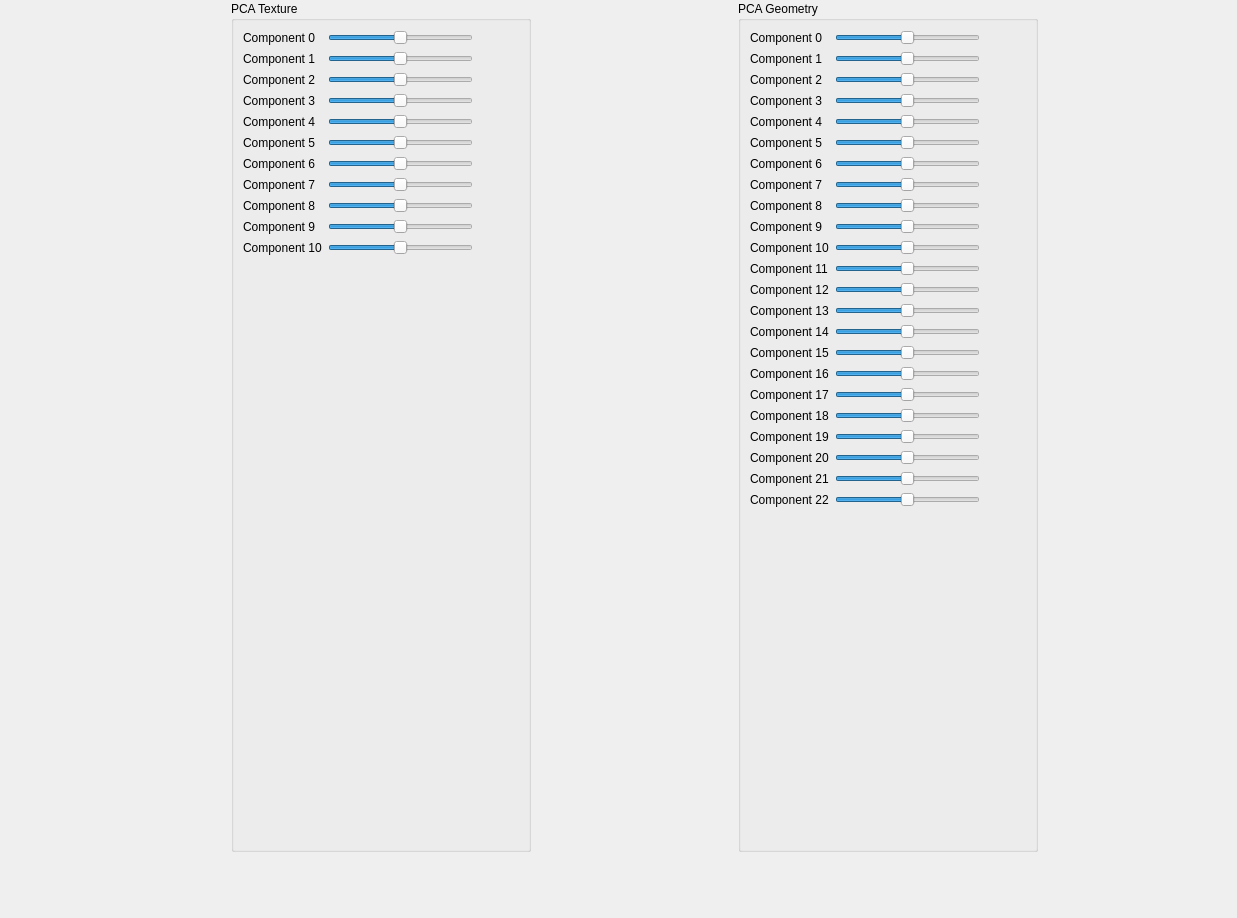
<?xml version="1.0" encoding="UTF-8"?>
<ui version="4.0">
 <class>Ui_Form</class>
 <widget class="QWidget" name="Ui_Form">
  <property name="geometry">
   <rect>
    <x>0</x>
    <y>0</y>
    <width>1237</width>
    <height>918</height>
   </rect>
  </property>
  <property name="windowTitle">
   <string>Form</string>
  </property>
  <widget class="QWidget" name="horizontalLayoutWidget">
   <property name="geometry">
    <rect>
     <x>30</x>
     <y>1</y>
     <width>1211</width>
     <height>851</height>
    </rect>
   </property>
   <layout class="QHBoxLayout" name="horizontalLayout_4">
    <item>
     <widget class="QGroupBox" name="groupBox_3">
      <property name="minimumSize">
       <size>
        <width>300</width>
        <height>0</height>
       </size>
      </property>
      <property name="maximumSize">
       <size>
        <width>300</width>
        <height>16777215</height>
       </size>
      </property>
      <property name="title">
       <string>PCA Texture</string>
      </property>
      <layout class="QGridLayout" name="gridLayout_6">
       <item row="10" column="0">
        <widget class="QLabel" name="label_58">
         <property name="text">
          <string>Component 10</string>
         </property>
        </widget>
       </item>
       <item row="9" column="2">
        <widget class="QLabel" name="lblComp9_4">
         <property name="text">
          <string/>
         </property>
        </widget>
       </item>
       <item row="6" column="1">
        <widget class="QSlider" name="tComp6">
         <property name="minimum">
          <number>-100</number>
         </property>
         <property name="maximum">
          <number>100</number>
         </property>
         <property name="orientation">
          <enum>Qt::Horizontal</enum>
         </property>
        </widget>
       </item>
       <item row="8" column="2">
        <widget class="QLabel" name="lblComp8_4">
         <property name="text">
          <string/>
         </property>
        </widget>
       </item>
       <item row="3" column="0">
        <widget class="QLabel" name="label_59">
         <property name="text">
          <string>Component 3</string>
         </property>
        </widget>
       </item>
       <item row="2" column="1">
        <widget class="QSlider" name="tComp2">
         <property name="minimum">
          <number>-100</number>
         </property>
         <property name="maximum">
          <number>100</number>
         </property>
         <property name="orientation">
          <enum>Qt::Horizontal</enum>
         </property>
        </widget>
       </item>
       <item row="1" column="0">
        <widget class="QLabel" name="label_61">
         <property name="text">
          <string>Component 1</string>
         </property>
        </widget>
       </item>
       <item row="1" column="1">
        <widget class="QSlider" name="tComp1">
         <property name="minimum">
          <number>-100</number>
         </property>
         <property name="maximum">
          <number>100</number>
         </property>
         <property name="orientation">
          <enum>Qt::Horizontal</enum>
         </property>
        </widget>
       </item>
       <item row="3" column="1">
        <widget class="QSlider" name="tComp3">
         <property name="minimum">
          <number>-100</number>
         </property>
         <property name="maximum">
          <number>100</number>
         </property>
         <property name="orientation">
          <enum>Qt::Horizontal</enum>
         </property>
        </widget>
       </item>
       <item row="6" column="0">
        <widget class="QLabel" name="label_60">
         <property name="text">
          <string>Component 6</string>
         </property>
        </widget>
       </item>
       <item row="4" column="1">
        <widget class="QSlider" name="tComp4">
         <property name="minimum">
          <number>-100</number>
         </property>
         <property name="maximum">
          <number>100</number>
         </property>
         <property name="orientation">
          <enum>Qt::Horizontal</enum>
         </property>
        </widget>
       </item>
       <item row="9" column="0">
        <widget class="QLabel" name="label_64">
         <property name="text">
          <string>Component 9</string>
         </property>
        </widget>
       </item>
       <item row="6" column="2">
        <widget class="QLabel" name="lblComp6_4">
         <property name="text">
          <string/>
         </property>
        </widget>
       </item>
       <item row="7" column="1">
        <widget class="QSlider" name="tComp7">
         <property name="minimum">
          <number>-100</number>
         </property>
         <property name="maximum">
          <number>100</number>
         </property>
         <property name="orientation">
          <enum>Qt::Horizontal</enum>
         </property>
        </widget>
       </item>
       <item row="2" column="2">
        <widget class="QLabel" name="lblComp2_4">
         <property name="text">
          <string/>
         </property>
        </widget>
       </item>
       <item row="5" column="1">
        <widget class="QSlider" name="tComp5">
         <property name="minimum">
          <number>-100</number>
         </property>
         <property name="maximum">
          <number>100</number>
         </property>
         <property name="orientation">
          <enum>Qt::Horizontal</enum>
         </property>
        </widget>
       </item>
       <item row="0" column="2">
        <widget class="QLabel" name="lblComp0_4">
         <property name="minimumSize">
          <size>
           <width>40</width>
           <height>0</height>
          </size>
         </property>
         <property name="maximumSize">
          <size>
           <width>40</width>
           <height>16777215</height>
          </size>
         </property>
         <property name="text">
          <string/>
         </property>
        </widget>
       </item>
       <item row="7" column="2">
        <widget class="QLabel" name="lblComp7_4">
         <property name="text">
          <string/>
         </property>
        </widget>
       </item>
       <item row="13" column="0" colspan="3">
        <widget class="QLabel" name="lblInfo_4">
         <property name="text">
          <string/>
         </property>
         <property name="scaledContents">
          <bool>false</bool>
         </property>
         <property name="alignment">
          <set>Qt::AlignLeading|Qt::AlignLeft|Qt::AlignTop</set>
         </property>
         <property name="wordWrap">
          <bool>true</bool>
         </property>
        </widget>
       </item>
       <item row="2" column="0">
        <widget class="QLabel" name="label_62">
         <property name="text">
          <string>Component 2</string>
         </property>
        </widget>
       </item>
       <item row="0" column="0">
        <widget class="QLabel" name="label_63">
         <property name="text">
          <string>Component 0</string>
         </property>
        </widget>
       </item>
       <item row="4" column="2">
        <widget class="QLabel" name="lblComp4_4">
         <property name="text">
          <string/>
         </property>
        </widget>
       </item>
       <item row="14" column="0">
        <spacer name="verticalSpacer_4">
         <property name="orientation">
          <enum>Qt::Vertical</enum>
         </property>
         <property name="sizeHint" stdset="0">
          <size>
           <width>20</width>
           <height>40</height>
          </size>
         </property>
        </spacer>
       </item>
       <item row="8" column="0">
        <widget class="QLabel" name="label_65">
         <property name="text">
          <string>Component 8</string>
         </property>
        </widget>
       </item>
       <item row="7" column="0">
        <widget class="QLabel" name="label_67">
         <property name="text">
          <string>Component 7</string>
         </property>
        </widget>
       </item>
       <item row="9" column="1">
        <widget class="QSlider" name="tComp9">
         <property name="minimum">
          <number>-100</number>
         </property>
         <property name="maximum">
          <number>100</number>
         </property>
         <property name="orientation">
          <enum>Qt::Horizontal</enum>
         </property>
        </widget>
       </item>
       <item row="5" column="2">
        <widget class="QLabel" name="lblComp5_4">
         <property name="text">
          <string/>
         </property>
        </widget>
       </item>
       <item row="1" column="2">
        <widget class="QLabel" name="lblComp1_4">
         <property name="text">
          <string/>
         </property>
        </widget>
       </item>
       <item row="5" column="0">
        <widget class="QLabel" name="label_66">
         <property name="text">
          <string>Component 5</string>
         </property>
        </widget>
       </item>
       <item row="8" column="1">
        <widget class="QSlider" name="tComp8">
         <property name="minimum">
          <number>-100</number>
         </property>
         <property name="maximum">
          <number>100</number>
         </property>
         <property name="orientation">
          <enum>Qt::Horizontal</enum>
         </property>
        </widget>
       </item>
       <item row="4" column="0">
        <widget class="QLabel" name="label_68">
         <property name="text">
          <string>Component 4</string>
         </property>
        </widget>
       </item>
       <item row="0" column="1">
        <widget class="QSlider" name="tComp0">
         <property name="minimum">
          <number>-100</number>
         </property>
         <property name="maximum">
          <number>100</number>
         </property>
         <property name="orientation">
          <enum>Qt::Horizontal</enum>
         </property>
        </widget>
       </item>
       <item row="3" column="2">
        <widget class="QLabel" name="lblComp3_4">
         <property name="text">
          <string/>
         </property>
        </widget>
       </item>
       <item row="10" column="1">
        <widget class="QSlider" name="tComp10">
         <property name="minimum">
          <number>-100</number>
         </property>
         <property name="maximum">
          <number>100</number>
         </property>
         <property name="orientation">
          <enum>Qt::Horizontal</enum>
         </property>
        </widget>
       </item>
      </layout>
     </widget>
    </item>
    <item>
     <widget class="QGroupBox" name="groupBox_2">
      <property name="minimumSize">
       <size>
        <width>300</width>
        <height>0</height>
       </size>
      </property>
      <property name="maximumSize">
       <size>
        <width>300</width>
        <height>16777215</height>
       </size>
      </property>
      <property name="title">
       <string>PCA Geometry</string>
      </property>
      <layout class="QGridLayout" name="gridLayout_5">
       <item row="15" column="0">
        <widget class="QLabel" name="label_35">
         <property name="text">
          <string>Component 15</string>
         </property>
        </widget>
       </item>
       <item row="16" column="0">
        <widget class="QLabel" name="label_36">
         <property name="text">
          <string>Component 16</string>
         </property>
        </widget>
       </item>
       <item row="15" column="1">
        <widget class="QSlider" name="gComp15">
         <property name="minimum">
          <number>-100</number>
         </property>
         <property name="maximum">
          <number>100</number>
         </property>
         <property name="orientation">
          <enum>Qt::Horizontal</enum>
         </property>
        </widget>
       </item>
       <item row="10" column="1">
        <widget class="QSlider" name="gComp10">
         <property name="minimum">
          <number>-100</number>
         </property>
         <property name="maximum">
          <number>100</number>
         </property>
         <property name="orientation">
          <enum>Qt::Horizontal</enum>
         </property>
        </widget>
       </item>
       <item row="19" column="0">
        <widget class="QLabel" name="label_37">
         <property name="text">
          <string>Component 19</string>
         </property>
        </widget>
       </item>
       <item row="18" column="1">
        <widget class="QSlider" name="gComp18">
         <property name="minimum">
          <number>-100</number>
         </property>
         <property name="maximum">
          <number>100</number>
         </property>
         <property name="orientation">
          <enum>Qt::Horizontal</enum>
         </property>
        </widget>
       </item>
       <item row="11" column="1">
        <widget class="QSlider" name="gComp11">
         <property name="minimum">
          <number>-100</number>
         </property>
         <property name="maximum">
          <number>100</number>
         </property>
         <property name="orientation">
          <enum>Qt::Horizontal</enum>
         </property>
        </widget>
       </item>
       <item row="13" column="1">
        <widget class="QSlider" name="gComp13">
         <property name="minimum">
          <number>-100</number>
         </property>
         <property name="maximum">
          <number>100</number>
         </property>
         <property name="orientation">
          <enum>Qt::Horizontal</enum>
         </property>
        </widget>
       </item>
       <item row="12" column="1">
        <widget class="QSlider" name="gComp12">
         <property name="minimum">
          <number>-100</number>
         </property>
         <property name="maximum">
          <number>100</number>
         </property>
         <property name="orientation">
          <enum>Qt::Horizontal</enum>
         </property>
        </widget>
       </item>
       <item row="13" column="0">
        <widget class="QLabel" name="label_38">
         <property name="text">
          <string>Component 13</string>
         </property>
        </widget>
       </item>
       <item row="10" column="0">
        <widget class="QLabel" name="label_39">
         <property name="text">
          <string>Component 10</string>
         </property>
        </widget>
       </item>
       <item row="12" column="0">
        <widget class="QLabel" name="label_40">
         <property name="text">
          <string>Component 12</string>
         </property>
        </widget>
       </item>
       <item row="11" column="0">
        <widget class="QLabel" name="label_41">
         <property name="text">
          <string>Component 11</string>
         </property>
        </widget>
       </item>
       <item row="21" column="1">
        <widget class="QSlider" name="gComp21">
         <property name="minimum">
          <number>-100</number>
         </property>
         <property name="maximum">
          <number>100</number>
         </property>
         <property name="orientation">
          <enum>Qt::Horizontal</enum>
         </property>
        </widget>
       </item>
       <item row="14" column="1">
        <widget class="QSlider" name="gComp14">
         <property name="minimum">
          <number>-100</number>
         </property>
         <property name="maximum">
          <number>100</number>
         </property>
         <property name="orientation">
          <enum>Qt::Horizontal</enum>
         </property>
        </widget>
       </item>
       <item row="20" column="1">
        <widget class="QSlider" name="gComp20">
         <property name="minimum">
          <number>-100</number>
         </property>
         <property name="maximum">
          <number>100</number>
         </property>
         <property name="orientation">
          <enum>Qt::Horizontal</enum>
         </property>
        </widget>
       </item>
       <item row="19" column="1">
        <widget class="QSlider" name="gComp19">
         <property name="minimum">
          <number>-100</number>
         </property>
         <property name="maximum">
          <number>100</number>
         </property>
         <property name="orientation">
          <enum>Qt::Horizontal</enum>
         </property>
        </widget>
       </item>
       <item row="5" column="1">
        <widget class="QSlider" name="gComp5">
         <property name="minimum">
          <number>-100</number>
         </property>
         <property name="maximum">
          <number>100</number>
         </property>
         <property name="orientation">
          <enum>Qt::Horizontal</enum>
         </property>
        </widget>
       </item>
       <item row="3" column="1">
        <widget class="QSlider" name="gComp3">
         <property name="minimum">
          <number>-100</number>
         </property>
         <property name="maximum">
          <number>100</number>
         </property>
         <property name="orientation">
          <enum>Qt::Horizontal</enum>
         </property>
        </widget>
       </item>
       <item row="3" column="0">
        <widget class="QLabel" name="label_42">
         <property name="text">
          <string>Component 3</string>
         </property>
        </widget>
       </item>
       <item row="7" column="1">
        <widget class="QSlider" name="gComp7">
         <property name="minimum">
          <number>-100</number>
         </property>
         <property name="maximum">
          <number>100</number>
         </property>
         <property name="orientation">
          <enum>Qt::Horizontal</enum>
         </property>
        </widget>
       </item>
       <item row="2" column="0">
        <widget class="QLabel" name="label_43">
         <property name="text">
          <string>Component 2</string>
         </property>
        </widget>
       </item>
       <item row="6" column="0">
        <widget class="QLabel" name="label_44">
         <property name="text">
          <string>Component 6</string>
         </property>
        </widget>
       </item>
       <item row="0" column="1">
        <widget class="QSlider" name="gComp0">
         <property name="minimum">
          <number>-100</number>
         </property>
         <property name="maximum">
          <number>100</number>
         </property>
         <property name="orientation">
          <enum>Qt::Horizontal</enum>
         </property>
        </widget>
       </item>
       <item row="5" column="0">
        <widget class="QLabel" name="label_45">
         <property name="text">
          <string>Component 5</string>
         </property>
        </widget>
       </item>
       <item row="8" column="2">
        <widget class="QLabel" name="lblComp8_3">
         <property name="text">
          <string/>
         </property>
        </widget>
       </item>
       <item row="1" column="0">
        <widget class="QLabel" name="label_46">
         <property name="text">
          <string>Component 1</string>
         </property>
        </widget>
       </item>
       <item row="27" column="0">
        <spacer name="verticalSpacer_3">
         <property name="orientation">
          <enum>Qt::Vertical</enum>
         </property>
         <property name="sizeHint" stdset="0">
          <size>
           <width>20</width>
           <height>40</height>
          </size>
         </property>
        </spacer>
       </item>
       <item row="9" column="2">
        <widget class="QLabel" name="lblComp9_3">
         <property name="text">
          <string/>
         </property>
        </widget>
       </item>
       <item row="6" column="1">
        <widget class="QSlider" name="gComp6">
         <property name="minimum">
          <number>-100</number>
         </property>
         <property name="maximum">
          <number>100</number>
         </property>
         <property name="orientation">
          <enum>Qt::Horizontal</enum>
         </property>
        </widget>
       </item>
       <item row="4" column="0">
        <widget class="QLabel" name="label_47">
         <property name="text">
          <string>Component 4</string>
         </property>
        </widget>
       </item>
       <item row="9" column="1">
        <widget class="QSlider" name="gComp9">
         <property name="minimum">
          <number>-100</number>
         </property>
         <property name="maximum">
          <number>100</number>
         </property>
         <property name="orientation">
          <enum>Qt::Horizontal</enum>
         </property>
        </widget>
       </item>
       <item row="2" column="1">
        <widget class="QSlider" name="gComp2">
         <property name="minimum">
          <number>-100</number>
         </property>
         <property name="maximum">
          <number>100</number>
         </property>
         <property name="orientation">
          <enum>Qt::Horizontal</enum>
         </property>
        </widget>
       </item>
       <item row="1" column="1">
        <widget class="QSlider" name="gComp1">
         <property name="minimum">
          <number>-100</number>
         </property>
         <property name="maximum">
          <number>100</number>
         </property>
         <property name="orientation">
          <enum>Qt::Horizontal</enum>
         </property>
        </widget>
       </item>
       <item row="4" column="1">
        <widget class="QSlider" name="gComp4">
         <property name="minimum">
          <number>-100</number>
         </property>
         <property name="maximum">
          <number>100</number>
         </property>
         <property name="orientation">
          <enum>Qt::Horizontal</enum>
         </property>
        </widget>
       </item>
       <item row="0" column="0">
        <widget class="QLabel" name="label_48">
         <property name="text">
          <string>Component 0</string>
         </property>
        </widget>
       </item>
       <item row="7" column="0">
        <widget class="QLabel" name="label_49">
         <property name="text">
          <string>Component 7</string>
         </property>
        </widget>
       </item>
       <item row="8" column="1">
        <widget class="QSlider" name="gComp8">
         <property name="minimum">
          <number>-100</number>
         </property>
         <property name="maximum">
          <number>100</number>
         </property>
         <property name="orientation">
          <enum>Qt::Horizontal</enum>
         </property>
        </widget>
       </item>
       <item row="4" column="2">
        <widget class="QLabel" name="lblComp4_3">
         <property name="text">
          <string/>
         </property>
        </widget>
       </item>
       <item row="1" column="2">
        <widget class="QLabel" name="lblComp1_3">
         <property name="text">
          <string/>
         </property>
        </widget>
       </item>
       <item row="3" column="2">
        <widget class="QLabel" name="lblComp3_3">
         <property name="text">
          <string/>
         </property>
        </widget>
       </item>
       <item row="5" column="2">
        <widget class="QLabel" name="lblComp5_3">
         <property name="text">
          <string/>
         </property>
        </widget>
       </item>
       <item row="2" column="2">
        <widget class="QLabel" name="lblComp2_3">
         <property name="text">
          <string/>
         </property>
        </widget>
       </item>
       <item row="7" column="2">
        <widget class="QLabel" name="lblComp7_3">
         <property name="text">
          <string/>
         </property>
        </widget>
       </item>
       <item row="9" column="0">
        <widget class="QLabel" name="label_50">
         <property name="text">
          <string>Component 9</string>
         </property>
        </widget>
       </item>
       <item row="24" column="0" colspan="3">
        <widget class="QLabel" name="lblInfo_3">
         <property name="text">
          <string/>
         </property>
         <property name="scaledContents">
          <bool>false</bool>
         </property>
         <property name="alignment">
          <set>Qt::AlignLeading|Qt::AlignLeft|Qt::AlignTop</set>
         </property>
         <property name="wordWrap">
          <bool>true</bool>
         </property>
        </widget>
       </item>
       <item row="8" column="0">
        <widget class="QLabel" name="label_51">
         <property name="text">
          <string>Component 8</string>
         </property>
        </widget>
       </item>
       <item row="6" column="2">
        <widget class="QLabel" name="lblComp6_3">
         <property name="text">
          <string/>
         </property>
        </widget>
       </item>
       <item row="16" column="1">
        <widget class="QSlider" name="gComp16">
         <property name="minimum">
          <number>-100</number>
         </property>
         <property name="maximum">
          <number>100</number>
         </property>
         <property name="orientation">
          <enum>Qt::Horizontal</enum>
         </property>
        </widget>
       </item>
       <item row="20" column="0">
        <widget class="QLabel" name="label_52">
         <property name="text">
          <string>Component 20</string>
         </property>
        </widget>
       </item>
       <item row="17" column="0">
        <widget class="QLabel" name="label_53">
         <property name="text">
          <string>Component 17</string>
         </property>
        </widget>
       </item>
       <item row="18" column="0">
        <widget class="QLabel" name="label_54">
         <property name="text">
          <string>Component 18</string>
         </property>
        </widget>
       </item>
       <item row="21" column="0">
        <widget class="QLabel" name="label_55">
         <property name="text">
          <string>Component 21</string>
         </property>
        </widget>
       </item>
       <item row="14" column="0">
        <widget class="QLabel" name="label_56">
         <property name="text">
          <string>Component 14</string>
         </property>
        </widget>
       </item>
       <item row="17" column="1">
        <widget class="QSlider" name="gComp17">
         <property name="minimum">
          <number>-100</number>
         </property>
         <property name="maximum">
          <number>100</number>
         </property>
         <property name="orientation">
          <enum>Qt::Horizontal</enum>
         </property>
        </widget>
       </item>
       <item row="22" column="1">
        <widget class="QSlider" name="gComp22">
         <property name="minimum">
          <number>-100</number>
         </property>
         <property name="maximum">
          <number>100</number>
         </property>
         <property name="orientation">
          <enum>Qt::Horizontal</enum>
         </property>
        </widget>
       </item>
       <item row="22" column="0">
        <widget class="QLabel" name="label_57">
         <property name="text">
          <string>Component 22</string>
         </property>
        </widget>
       </item>
       <item row="0" column="2">
        <widget class="QLabel" name="lblComp0_3">
         <property name="minimumSize">
          <size>
           <width>40</width>
           <height>0</height>
          </size>
         </property>
         <property name="maximumSize">
          <size>
           <width>40</width>
           <height>16777215</height>
          </size>
         </property>
         <property name="text">
          <string/>
         </property>
        </widget>
       </item>
      </layout>
     </widget>
    </item>
   </layout>
  </widget>
 </widget>
 <resources/>
 <connections/>
</ui>
